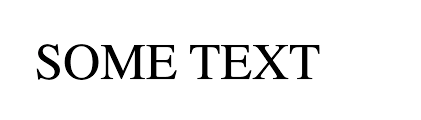
#> input picture images.png, 421 x 120 px, found by its file name
$ jupyter execute --allow-errors ocr_image.ipynb
#> lines starting #> are read from the running program, lines starting #| are printed output that depends on the picture; after the words box and inside, x2 and y2 are one past the last pixel; in counts of white or black regions, pixels touching at a corner belong together
[cell 1]
import cv2
import pytesseract
from pytesseract import Output

pytesseract.pytesseract.tesseract_cmd = r'C:/Program Files/Tesseract-OCR/tesseract.exe'  # Update the path

image_path = 'D:/projects/ML/Image to text/images.png'
image = cv2.imread(image_path)
#> image is the input picture: shape (120, 421, 3); mean B, G, R 240.3, 240.3, 240.3

gray = cv2.cvtColor(image, cv2.COLOR_BGR2GRAY)
blurred = cv2.GaussianBlur(gray, (5, 5), 0)
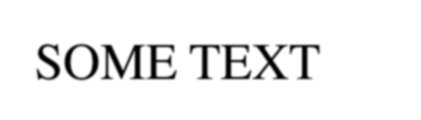
#> blurred: shape (120, 421); min 0, max 255, mean 240.3
thresh = cv2.threshold(blurred, 150, 255, cv2.THRESH_BINARY_INV)[1]
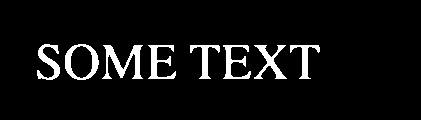
#> thresh: shape (120, 421); 6.2% white; 8 white regions, largest, box (x1, y1, x2, y2) and area: (102, 45, 143, 79) 568, (65, 44, 99, 80) 444, (254, 45, 287, 79) 393

#OCR part
custom_config = r'--oem 3 --psm 6'
#> (the rest of this cell did not finish here and is left out)
